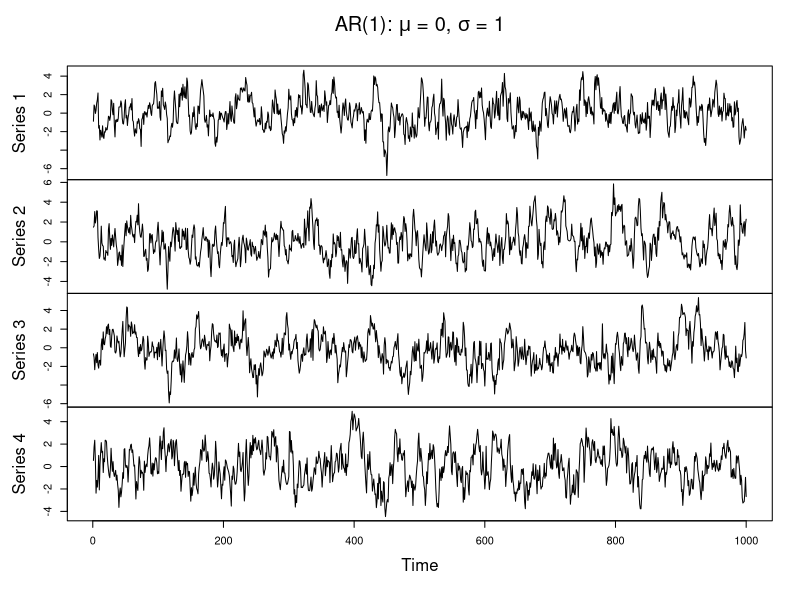
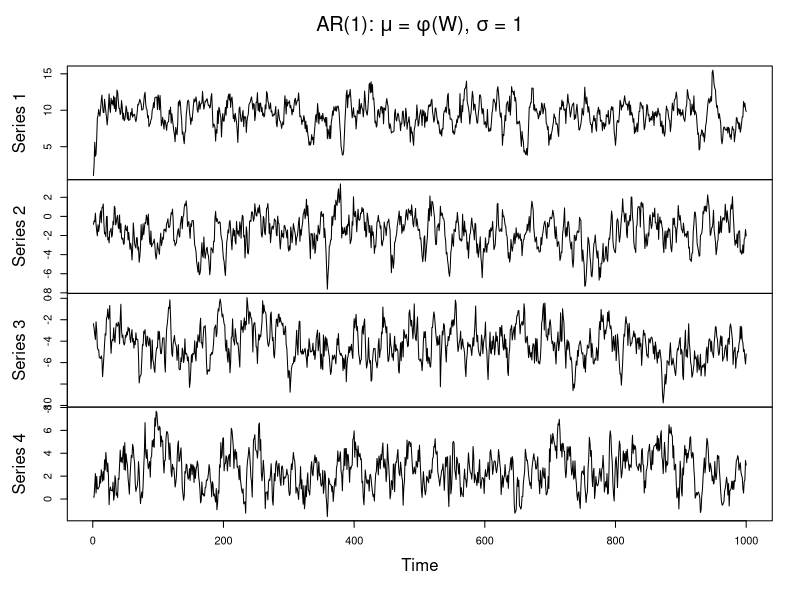
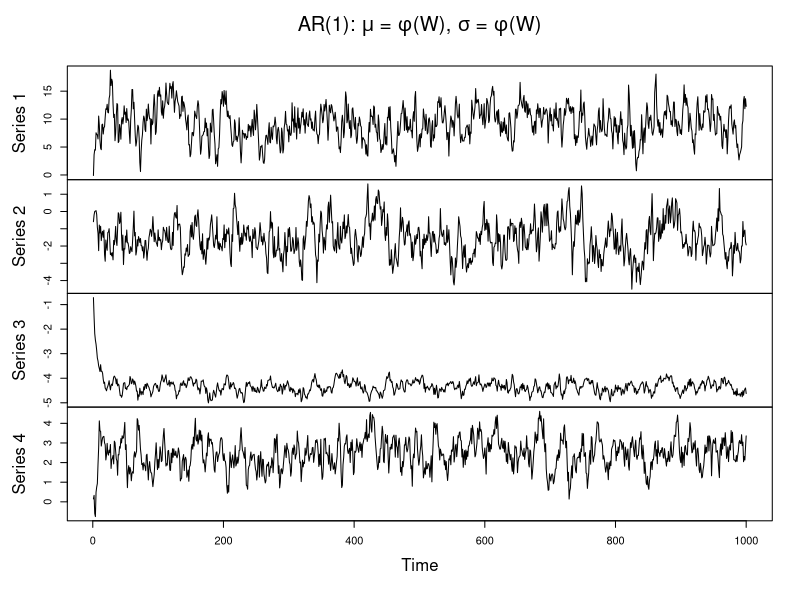
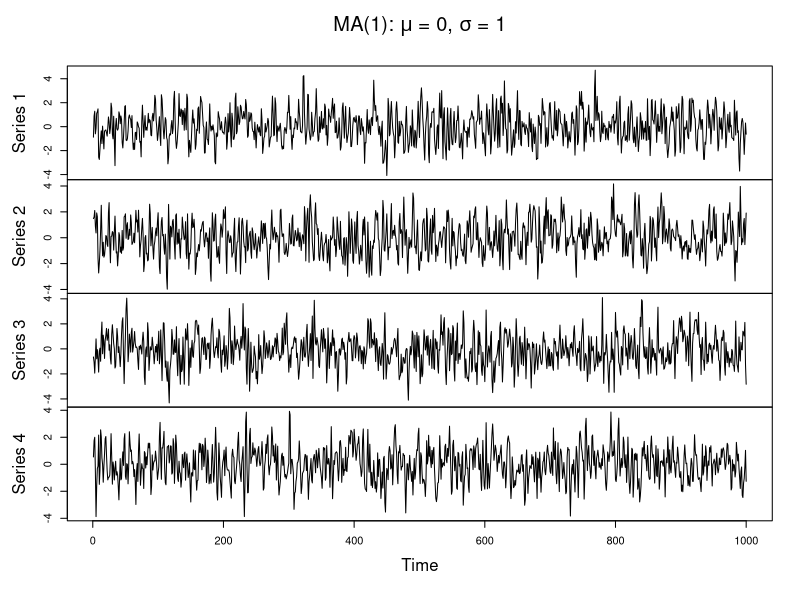
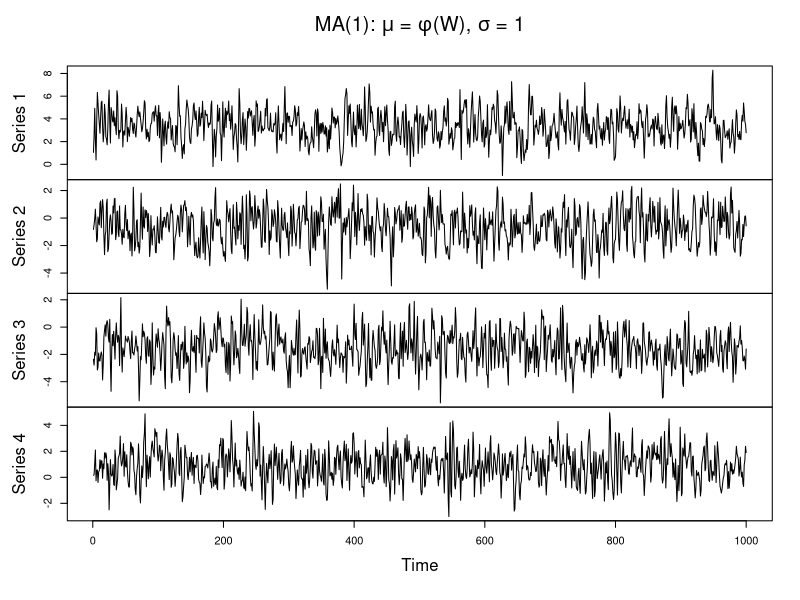
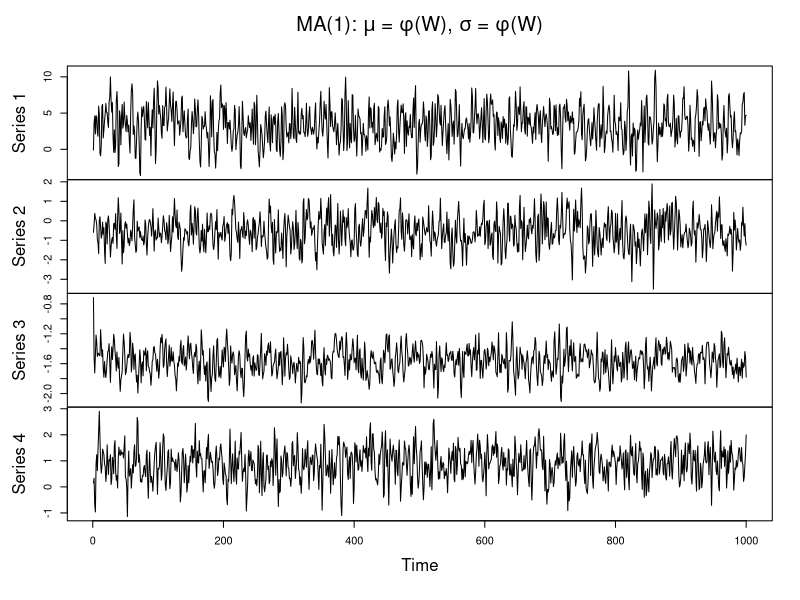
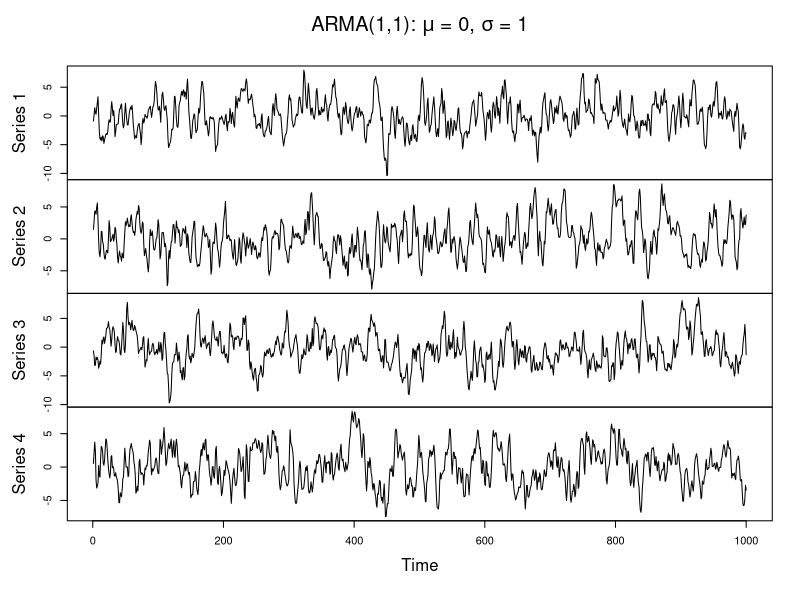
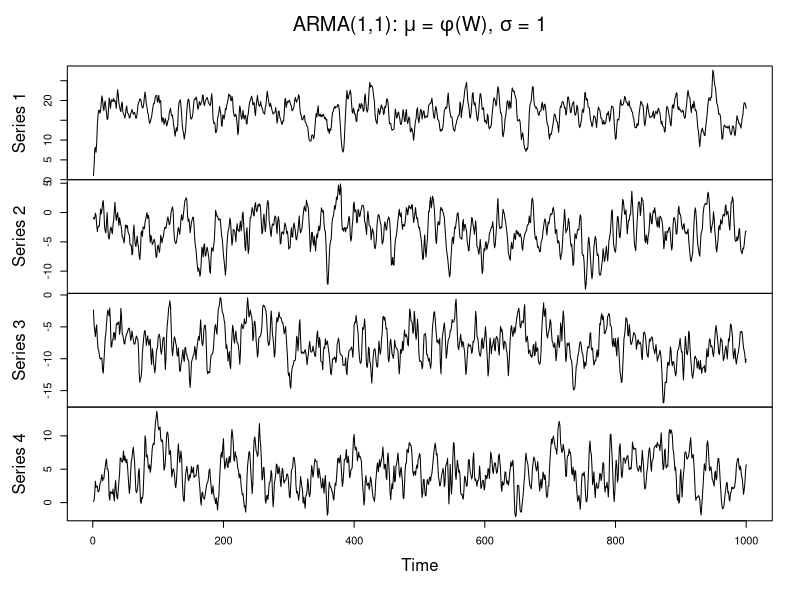

These figures' R source, in order:
## ---- chunk 1
knitr::opts_chunk$set(echo = TRUE)
## ---- chunk 2
set.seed(7194)

# N is the population size
# n is the numer of observations/person
# theta is a vector of length N 

sim_wt_ts <- function(N = 500, n = 1000, mu = rep(0,500), sigma = rep(1,500)){
  wn <- matrix(ncol = N, nrow = n)
  ar1 <- matrix(ncol=N, nrow=n)
  ma1 <- matrix(ncol=N, nrow=n)
  arma11 <- matrix(ncol=N,nrow=n)
  arima111 <- matrix(ncol=N,nrow=n)

  for(i in 1:N){
    wn[,i] <- ts(rnorm(n, mean = mu[i], sd = sigma[i]))
    
    # initialize the first value:
    ar1[1,i] <- ma1[1,i] <- arma11[1,i] <- wn[1,i]
    
    # loop through and create the 2:nth values:
    for(j in 2:n){
      ar1[j,i] <- ar1[j - 1,i]*0.8 + wn[j,i]
      ma1[j,i] <- wn[j - 1,i]*0.8 + wn[j,i]
      arma11[j,i] <- arma11[j - 1,i]*0.8 + wn[j - 1,i]*0.8 + wn[j,i] 
      }
    }
  
  arima111 <- apply(arma11, 2, cumsum)

  # turn them into time series, and for the last two, "integrate" them via 
  # cumulative sum
  ar1 <- ts(ar1)
  ma1 <- ts(ma1)
  arma11 <- ts(arma11)
  arima111 <- ts(arima111)
  
  return(list(ar1 = ar1, 
              ma1 = ma1, 
              arma11 = arma11, 
              arima111 = arima111))
}
## ---- chunk 3
# mu is 0 and sigma is 1
wt_ts_0 <- sim_wt_ts()

# mu is W3 and sigma is 1
W1 <- runif(500, min = -1, max = 1)
W2 <- rbinom(500, prob = plogis(W1), size = 1)
W3 <- W1 + W2
wt_ts_W <- sim_wt_ts(mu = W3)

# mu is W3 and sigma is W4
W4 <- W1 + 1
wt_ts_WW <- sim_wt_ts(mu = W3, sigma = W4)
## ---- chunk 4
plot(wt_ts_0$ar1[,1:4], main = expression(paste("AR(1): ", mu," = 0, ", sigma," = 1")))
plot(wt_ts_W$ar1[,1:4], main = expression(paste("AR(1): ", mu," = ", phi, "(W), ", sigma," = 1")))
plot(wt_ts_WW$ar1[,1:4], main = expression(paste("AR(1): ", mu," = ", phi, "(W), ", sigma," = ", phi, "(W)")))
## ---- chunk 5
plot(wt_ts_0$ma1[,1:4], main = expression(paste("MA(1): ", mu," = 0, ", sigma," = 1")))
plot(wt_ts_W$ma1[,1:4], main = expression(paste("MA(1): ", mu," = ", phi, "(W), ", sigma," = 1")))
plot(wt_ts_WW$ma1[,1:4], main = expression(paste("MA(1): ", mu," = ", phi, "(W), ", sigma," = ", phi, "(W)")))
## ---- chunk 6
plot(wt_ts_0$arma11[,1:4], main = expression(paste("ARMA(1,1): ", mu," = 0, ", sigma," = 1")))
plot(wt_ts_W$arma11[,1:4], main = expression(paste("ARMA(1,1): ", mu," = ", phi, "(W), ", sigma," = 1")))
plot(wt_ts_WW$arma11[,1:4], main = expression(paste("ARMA(1,1): ", mu," = ", phi, "(W), ", sigma," = ", phi, "(W)")))
## ---- chunk 7
plot(wt_ts_0$arima111[,1:4], main = expression(paste("ARIMA(1,1,1): ", mu," = 0, ", sigma," = 1")))
plot(wt_ts_W$arima111[,1:4], main = expression(paste("ARIMA(1,1,1): ", mu," = ", phi, "(W), ", sigma," = 1")))
plot(wt_ts_WW$arima111[,1:4], main = expression(paste("ARIMA(1,1,1): ", mu," = ", phi, "(W), ", sigma," = ", phi, "(W)")))
